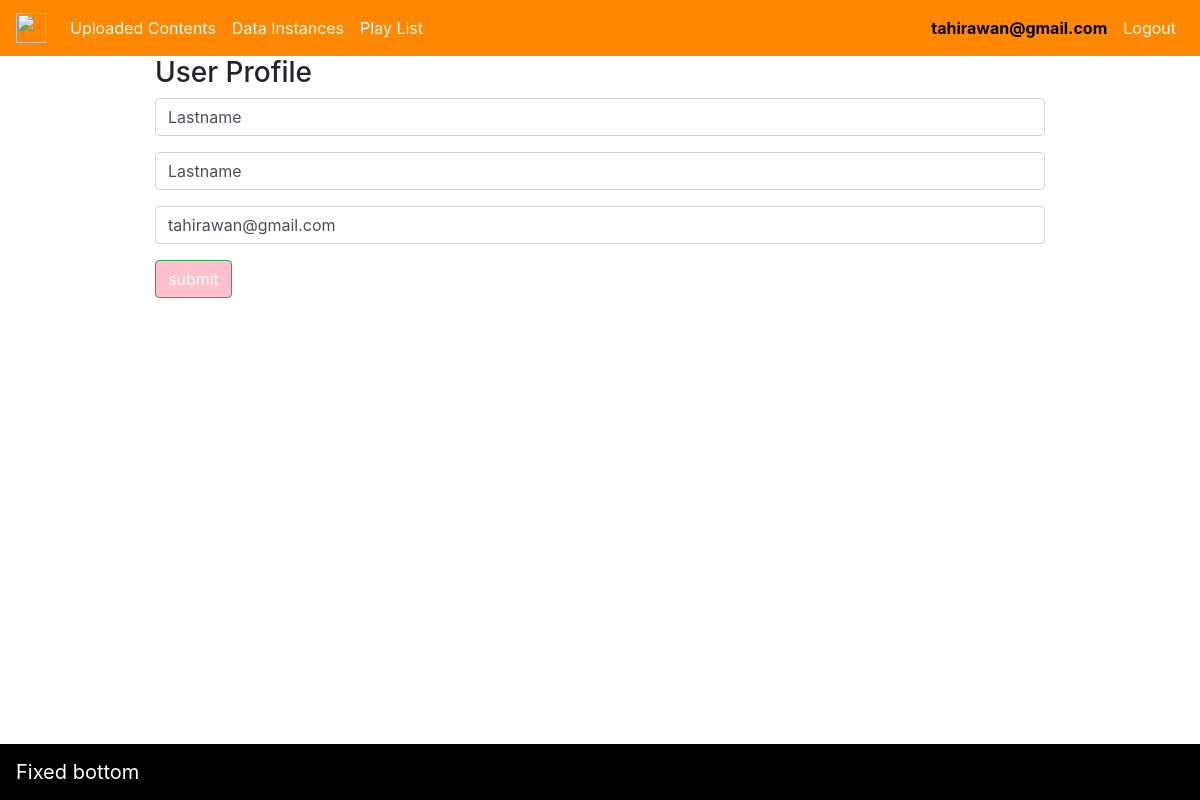
Page / (signed in) on the committed database.
### project/models.py (models this page shows)
class User(UserMixin, db.Model):
    id = db.Column(db.Integer, primary_key=True)  # primary keys are required by SQLAlchemy
    email = db.Column(db.String(100), unique=True)
    password = db.Column(db.String(100))
    first_name = db.Column(db.String(1000))
    last_name = db.Column(db.String(1000))
    data_instances = db.relationship("DataInstance",
                                     secondary=user_data_instances_table)
    role = db.Column(db.Integer, db.ForeignKey('role.id'))
    def get_user_role(self):
        role = Role.query.filter_by(id=self.role).first()
        if role:
            return role.name
        return None

### project/main.py (the view, shortened to what this page needs)
@app.route('/', methods=['GET', 'POST'])
@login_required
def profile():
    return render_template('profile.html', user=current_user, profile='active')

### project/__init__.py (called while the page is built)
@login_manager.user_loader
def load_user(user_id):
    return User.query.get(int(user_id))

### project/templates/profile.html (shortened to what this page needs)
{% extends "base.html" %}
{% block content %}
    <div class="container">
        <div class="row">
            <div class="col-12">
                <div class="row">
                    <div class="col-12">
                        <h3>
                            User Profile
                        </h3>
                    </div>
                </div>
                <form method="post">
                    <div class="row">
                        <div class="col-12 form-group">
                            <input type="text" name="first_name" required
                                   placeholder="Title" class="form-control" value="{{ current_user.first_name }}">
                        </div>
                        <div class="col-12 form-group">
                            <input type="text" name="last_name" required
                                   placeholder="Title" class="form-control" value="{{ current_user.last_name }}">
                        </div>
                        <div class="col-12 form-group">
                            <input type="email" id='email' name="email" required
                                   placeholder="Title" class="form-control" value="{{ current_user.email }}">
                        </div>
                        <div class="col-12 form-group">
                            <input type="submit" value="submit" class="btn btn-success" style="background: pink;">
                        </div>
                    </div>
                </form>
            </div>
        </div>
    </div>
{% endblock %}

### project/templates/base.html (shortened to what this page needs)
<!DOCTYPE html>
<html>
<head>
    <link rel="stylesheet" href="https://stackpath.bootstrapcdn.com/bootstrap/4.3.1/css/bootstrap.min.css"
>
    <link rel="stylesheet" type="text/css" href="https://cdn.datatables.net/1.10.19/css/jquery.dataTables.css">
</head>
<body>
<nav class="navbar navbar-light navbar-expand-lg warning-color-dark sticky-top "
     style="background-color: #F80!important;">
    <a class="navbar-brand" href="#">
        <img src="https://getbootstrap.com/docs/4.1/assets/brand/bootstrap-solid.svg" width="30" height="30"
             class="d-inline-block align-top"
             alt="">
    </a>
    <div class="collapse navbar-collapse" id="navbarNavDropdown">
        <ul class="navbar-nav mr-auto">
            {% if current_user.is_authenticated %}
                <li class="nav-item">
                    <a class="nav-link {{ uploaded_contents }}" href="{{ url_for('uploaded_contents') }}">Uploaded
                        Contents</a>
                </li>
                <li class="nav-item">
                    <a class="nav-link {{ data_instance }}" href="{{ url_for('data_instances') }}">Data Instances
                    </a>
                </li>
                <li class="nav-item">
                    <a class="nav-link " href="{{ url_for('playlist') }}" target="_blank">Play
                        List</a>
                </li>
            {% endif %}
        </ul>
        <ul class="navbar-nav">
            {% if current_user.is_authenticated %}
                <li class="nav-item">
                    <a class="nav-link {{ profile }}" href="{{ url_for('profile') }}">{{ current_user.email }}</a>
                </li>
                <li class="nav-item">
                    <a class="nav-link" href="{{ url_for('logout') }}">Logout</a>
                </li>
            {% endif %}
        </ul>
    </div>
</nav>
<div class="container">
    <div class="row">
        <div class="col-1"></div>
        <div class="col-10">
            {% block content %}
            {% endblock %}
        </div>
        <div class="col-1"></div>
    </div>
</div>
<nav class="navbar fixed-bottom navbar-light bg-light" style="background-color: black !important;">
    <a class="navbar-brand" href="#">Fixed bottom</a>
</nav>
</body>
</html>

### project/templates/base.html (style rules this page uses)
.nav-item a { color: white !important; }
.nav-item a.active { color: black !important; font-weight: bold; }
.navbar-brand { color: white !important; }

### rows in the picture
User: email "tahirawan@gmail.com", first_name "Lastname", last_name "Lastname"
